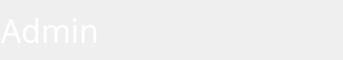
     <widget class="QFrame" name="frame_top">
      <property name="maximumSize">
       <size>
        <width>16777215</width>
        <height>60</height>
       </size>
      </property>
      <property name="styleSheet">
       <string notr="true"/>
      </property>
      <property name="frameShape">
       <enum>QFrame::NoFrame</enum>
      </property>
      <property name="frameShadow">
       <enum>QFrame::Plain</enum>
      </property>
      <layout class="QHBoxLayout" name="horizontalLayout_31">
       <property name="spacing">
        <number>6</number>
       </property>
       <property name="leftMargin">
        <number>0</number>
       </property>
       <property name="topMargin">
        <number>0</number>
       </property>
       <property name="rightMargin">
        <number>0</number>
       </property>
       <property name="bottomMargin">
        <number>0</number>
       </property>
       <item>
        <widget class="QFrame" name="frame_top_P">
         <property name="styleSheet">
          <string notr="true">QPushButton {
	border: none;
	background-color: rgba(0,0,0,0);
}
QPushButton:hover {
	background-color: rgb(0,143,150);
}
QPushButton:pressed {	
	background-color: rgba(0,0,0,0);
}</string>
         </property>
         <layout class="QHBoxLayout" name="frame_top_west">
          <property name="leftMargin">
           <number>0</number>
          </property>
          <property name="topMargin">
           <number>0</number>
          </property>
          <property name="rightMargin">
           <number>0</number>
          </property>
          <property name="bottomMargin">
           <number>0</number>
          </property>
          <item>
           <widget class="QFrame" name="frame_user_2">
            <property name="frameShape">
             <enum>QFrame::NoFrame</enum>
            </property>
            <property name="frameShadow">
             <enum>QFrame::Plain</enum>
            </property>
            <layout class="QHBoxLayout" name="horizontalLayout_37">
             <property name="spacing">
              <number>0</number>
             </property>
             <property name="leftMargin">
              <number>0</number>
             </property>
             <property name="topMargin">
              <number>0</number>
             </property>
             <property name="rightMargin">
              <number>0</number>
             </property>
             <property name="bottomMargin">
              <number>0</number>
             </property>
             <item>
              <widget class="QLabel" name="lab_user_2">
               <property name="font">
                <font>
                 <family>Segoe UI Light</family>
                 <pointsize>24</pointsize>
                </font>
               </property>
               <property name="styleSheet">
                <string notr="true">color:rgb(255,255,255);</string>
               </property>
               <property name="text">
                <string>Admin</string>
               </property>
               <property name="alignment">
                <set>Qt::AlignRight|Qt::AlignTrailing|Qt::AlignVCenter</set>
               </property>
              </widget>
             </item>
            </layout>
           </widget>
          </item>
          <item>
           <widget class="QFrame" name="frame_person_2">
            <property name="minimumSize">
             <size>
              <width>55</width>
              <height>55</height>
             </size>
            </property>
            <property name="maximumSize">
             <size>
              <width>55</width>
              <height>55</height>
             </size>
            </property>
            <property name="frameShape">
             <enum>QFrame::NoFrame</enum>
            </property>
            <property name="frameShadow">
             <enum>QFrame::Plain</enum>
            </property>
            <layout class="QHBoxLayout" name="horizontalLayout_36">
             <property name="spacing">
              <number>0</number>
             </property>
             <property name="leftMargin">
              <number>0</number>
             </property>
             <property name="topMargin">
              <number>0</number>
             </property>
             <property name="rightMargin">
              <number>0</number>
             </property>
             <property name="bottomMargin">
              <number>0</number>
             </property>
             <item>
              <widget class="QLabel" name="lab_person_2">
               <property name="maximumSize">
                <size>
                 <width>55</width>
                 <height>55</height>
                </size>
               </property>
               <property name="text">
                <string/>
               </property>
               <property name="pixmap">
                <pixmap resource="icons/quanlySinhVien.qrc">:/icons/1x/peple.png</pixmap>
               </property>
               <property name="scaledContents">
                <bool>false</bool>
               </property>
               <property name="alignment">
                <set>Qt::AlignCenter</set>
               </property>
              </widget>
             </item>
            </layout>
           </widget>
          </item>
          <item>
           <widget class="QFrame" name="frame_min_2">
            <property name="minimumSize">
             <size>
              <width>55</width>
              <height>55</height>
             </size>
            </property>
            <property name="maximumSize">
             <size>
              <width>55</width>
              <height>55</height>
             </size>
            </property>
            <property name="frameShape">
             <enum>QFrame::NoFrame</enum>
            </property>
            <property name="frameShadow">
             <enum>QFrame::Plain</enum>
            </property>
            <layout class="QHBoxLayout" name="horizontalLayout_32">
             <property name="spacing">
              <number>0</number>
             </property>
             <property name="leftMargin">
              <number>0</number>
             </property>
             <property name="topMargin">
              <number>0</number>
             </property>
             <property name="rightMargin">
              <number>0</number>
             </property>
             <property name="bottomMargin">
              <number>0</number>
             </property>
             <item>
              <widget class="QPushButton" name="pushButton_minimize">
               <property name="maximumSize">
                <size>
                 <width>55</width>
                 <height>55</height>
                </size>
               </property>
               <property name="toolTip">
                <string>Minimize</string>
               </property>
               <property name="styleSheet">
                <string notr="true"/>
               </property>
               <property name="text">
                <string/>
               </property>
               <property name="icon">
                <iconset resource="icons/quanlySinhVien.qrc">
                 <normaloff>:/icons/1x/hideAsset 53.png</normaloff>:/icons/1x/hideAsset 53.png</iconset>
               </property>
               <property name="iconSize">
                <size>
                 <width>22</width>
                 <height>22</height>
                </size>
               </property>
               <property name="flat">
                <bool>true</bool>
               </property>
              </widget>
             </item>
            </layout>
           </widget>
          </item>
          <item>
           <widget class="QFrame" name="frame_max_2">
            <property name="minimumSize">
             <size>
              <width>55</width>
              <height>55</height>
             </size>
            </property>
            <property name="maximumSize">
             <size>
              <width>55</width>
              <height>55</height>
             </size>
            </property>
            <property name="frameShape">
             <enum>QFrame::NoFrame</enum>
            </property>
            <property name="frameShadow">
             <enum>QFrame::Plain</enum>
            </property>
            <layout class="QHBoxLayout" name="horizontalLayout_33">
             <property name="spacing">
              <number>0</number>
             </property>
             <property name="leftMargin">
              <number>0</number>
             </property>
             <property name="topMargin">
              <number>0</number>
             </property>
             <property name="rightMargin">
              <number>0</number>
             </property>
             <property name="bottomMargin">
              <number>0</number>
             </property>
             <item>
              <widget class="QPushButton" name="pushButton_max">
               <property name="maximumSize">
                <size>
                 <width>55</width>
                 <height>55</height>
                </size>
               </property>
               <property name="toolTip">
                <string>Maximize</string>
               </property>
               <property name="styleSheet">
                <string notr="true"/>
               </property>
               <property name="text">
                <string/>
               </property>
               <property name="icon">
                <iconset resource="icons/quanlySinhVien.qrc">
                 <normaloff>:/icons/1x/max.png</normaloff>:/icons/1x/max.png</iconset>
               </property>
               <property name="iconSize">
                <size>
                 <width>22</width>
                 <height>22</height>
                </size>
               </property>
               <property name="flat">
                <bool>true</bool>
               </property>
              </widget>
             </item>
            </layout>
           </widget>
          </item>
          <item>
           <widget class="QFrame" name="frame_close_3">
            <property name="minimumSize">
             <size>
              <width>55</width>
              <height>55</height>
             </size>
            </property>
            <property name="maximumSize">
             <size>
              <width>55</width>
              <height>55</height>
             </size>
            </property>
            <property name="frameShape">
             <enum>QFrame::NoFrame</enum>
            </property>
            <property name="frameShadow">
             <enum>QFrame::Plain</enum>
            </property>
            <layout class="QHBoxLayout" name="horizontalLayout_34">
             <property name="spacing">
              <number>0</number>
             </property>
             <property name="leftMargin">
              <number>0</number>
             </property>
             <property name="topMargin">
              <number>0</number>
             </property>
             <property name="rightMargin">
              <number>0</number>
             </property>
             <property name="bottomMargin">
              <number>0</number>
             </property>
             <item>
              <widget class="QPushButton" name="pushButton_close">
               <property name="maximumSize">
                <size>
                 <width>55</width>
                 <height>55</height>
                </size>
               </property>
               <property name="toolTip">
                <string>Close</string>
               </property>
               <property name="styleSheet">
                <string notr="true"/>
               </property>
               <property name="text">
                <string/>
               </property>
               <property name="icon">
                <iconset resource="icons/quanlySinhVien.qrc">
                 <normaloff>:/icons/1x/closeAsset 43.png</normaloff>:/icons/1x/closeAsset 43.png</iconset>
               </property>
               <property name="iconSize">
                <size>
                 <width>22</width>
                 <height>22</height>
                </size>
               </property>
               <property name="flat">
                <bool>true</bool>
               </property>
              </widget>
             </item>
            </layout>
           </widget>
          </item>
         </layout>
        </widget>
       </item>
      </layout>
     </widget>
